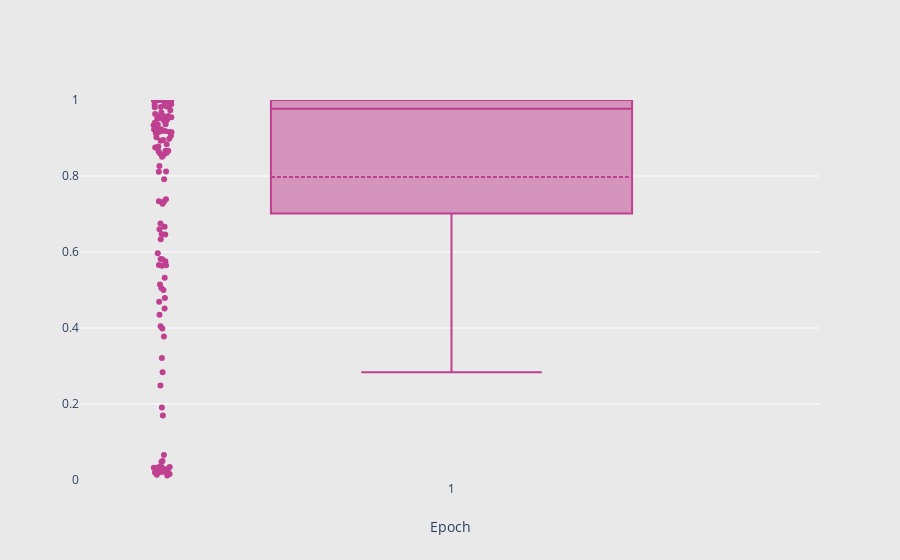

Write notebook code for a chart like this one.
### Code cell
import plotly.graph_objects as go

c = ['hsl('+str(h)+',50%'+',50%)' for h in np.linspace(0, 360, 20)]

fig = go.Figure(data=[go.Box(y=lwns_norm,
    boxpoints='all', # can also be outliers, or suspectedoutliers, or False
    jitter=0.05, # add some jitter for a better separation between points
    pointpos=-1.6, # relative position of points wrt box
    name=f'{1}',
    boxmean=True,
    marker_color=c[17]
)])

fig.update_layout(
    xaxis=dict(title='Epoch', showgrid=False, zeroline=False, dtick=1),
    yaxis=dict(zeroline=False, gridcolor='white', range=[0., 1.]),
    paper_bgcolor='rgb(233,233,233)',
    plot_bgcolor='rgb(233,233,233)',
    showlegend=False
)

fig.show()

### Figure 1 — Plotly figure (JSON) as saved in the notebook; plotly's stock layout.template omitted (floating-point values rounded to 4 significant figures; data arrays with more than 128 entries replaced by an {"elided": "..."} marker saying what was removed)
{"data": [{"boxmean": true, "boxpoints": "all", "jitter": 0.05, "marker": {"color": "hsl(322.1052631578947,50%,50%)"}, "name": "1", "pointpos": -1.6, "type": "box", "y": {"elided": "200 float values"}}], "layout": {"paper_bgcolor": "rgb(233,233,233)", "plot_bgcolor": "rgb(233,233,233)", "showlegend": false, "xaxis": {"dtick": 1, "showgrid": false, "title": {"text": "Epoch"}, "zeroline": false}, "yaxis": {"gridcolor": "white", "range": [0, 1], "zeroline": false}}}
